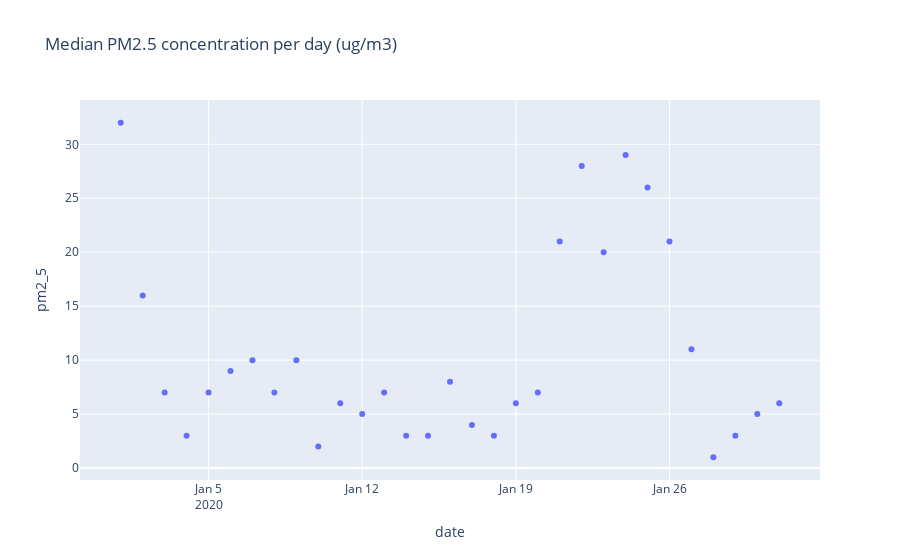

Notebook source saved alongside this figure:
### Code cell
mean_pm25_date = gdf[["date", "pm2_5"]].groupby(["date"]).median()

fig = px.scatter(mean_pm25_date, x=mean_pm25_date.index, y='pm2_5', title='Median PM2.5 concentration per day (ug/m3)')
fig.show()

### Figure 1 — Plotly figure (JSON) as saved in the notebook; plotly's stock layout.template omitted (floating-point values rounded to 4 significant figures)
{"data": [{"hovertemplate": "date=%{x}<br>pm2_5=%{y}<extra></extra>", "legendgroup": "", "marker": {"color": "#636efa", "symbol": "circle"}, "mode": "markers", "name": "", "orientation": "v", "showlegend": false, "type": "scatter", "x": ["2020-01-01", "2020-01-02", "2020-01-03", "2020-01-04", "2020-01-05", "2020-01-06", "2020-01-07", "2020-01-08", "2020-01-09", "2020-01-10", "2020-01-11", "2020-01-12", "2020-01-13", "2020-01-14", "2020-01-15", "2020-01-16", "2020-01-17", "2020-01-18", "2020-01-19", "2020-01-20", "2020-01-21", "2020-01-22", "2020-01-23", "2020-01-24", "2020-01-25", "2020-01-26", "2020-01-27", "2020-01-28", "2020-01-29", "2020-01-30", "2020-01-31"], "xaxis": "x", "y": [32, 16, 7, 3, 7, 9, 10, 7, 10, 2, 6, 5, 7, 3, 3, 8, 4, 3, 6, 7, 21, 28, 20, 29, 26, 21, 11, 1, 3, 5, 6], "yaxis": "y"}], "layout": {"legend": {"tracegroupgap": 0}, "title": {"text": "Median PM2.5 concentration per day (ug/m3)"}, "xaxis": {"anchor": "y", "domain": [0, 1], "title": {"text": "date"}}, "yaxis": {"anchor": "x", "domain": [0, 1], "title": {"text": "pm2_5"}}}}
